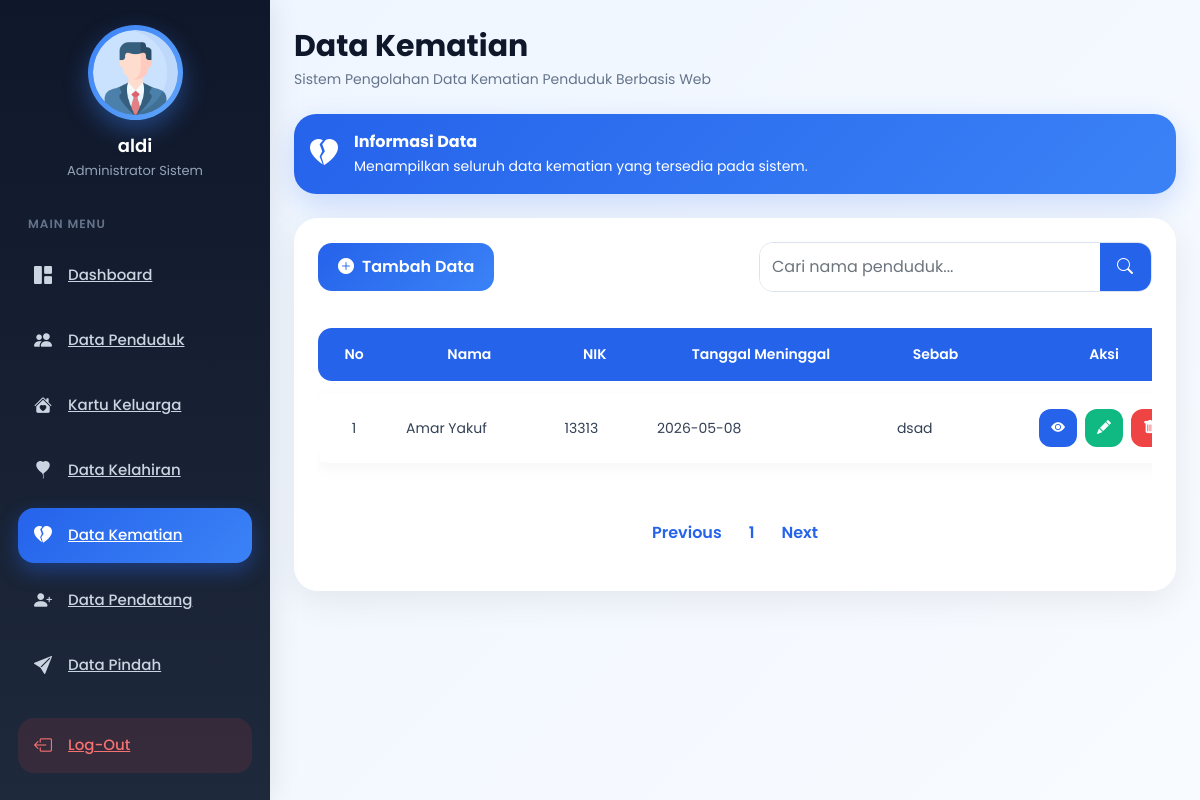
Page /kematian.php (signed in) on the earlier database version.
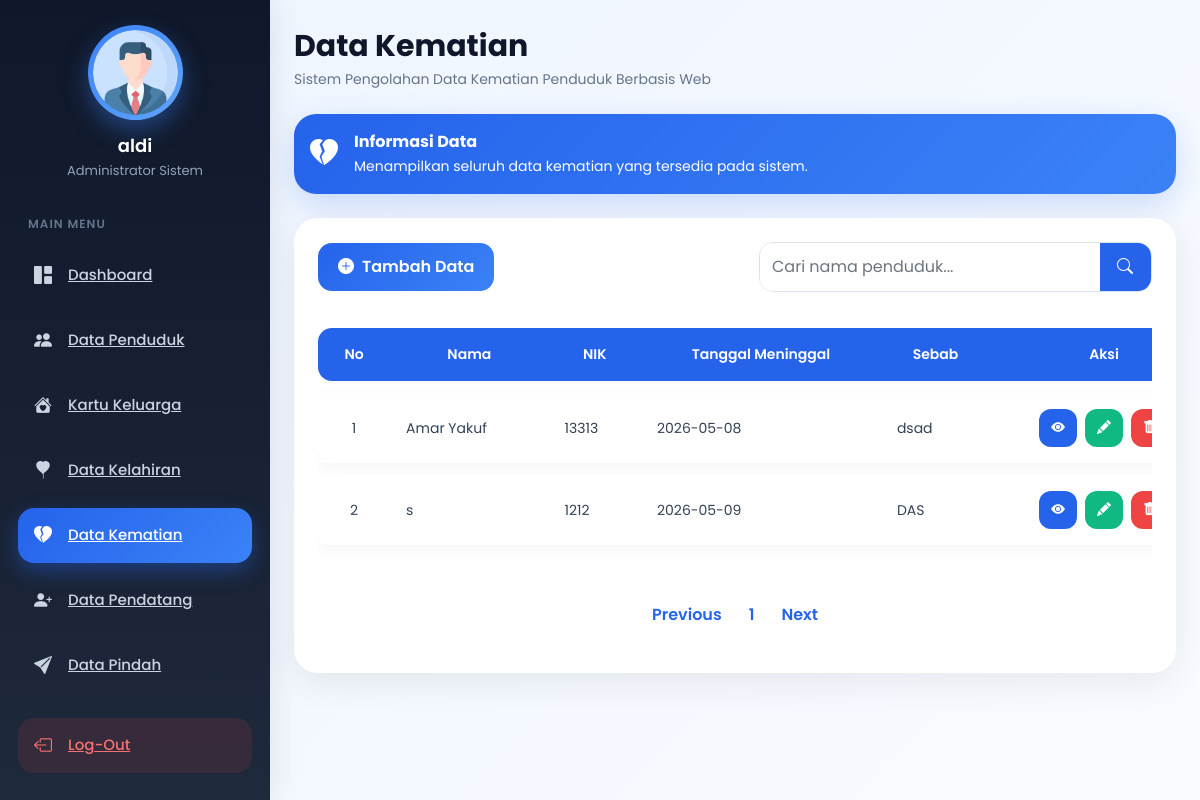
Same page on the later database version.
### tables this page shows
CREATE TABLE `kematian` (
  `id` int(11) NOT NULL,
  `nama` varchar(100) NOT NULL,
  `nik` varchar(30) NOT NULL,
  `tempat` varchar(100) NOT NULL,
  `tanggal` date NOT NULL,
  `agama` varchar(50) NOT NULL,
  `kelamin` varchar(30) NOT NULL,
  `wafat` date NOT NULL,
  `sebab` text NOT NULL
);

### kematian.php (the view, shortened to what this page needs)
<?php
include 'sidebar.php';
include 'connection.php';
?>
<!DOCTYPE html>
<html lang="en">
<head>
    <link href="https://cdn.jsdelivr.net/npm/bootstrap@5.0.2/dist/css/bootstrap.min.css" rel="stylesheet">
    <link rel="stylesheet" href="https://cdn.jsdelivr.net/npm/bootstrap-icons@1.11.3/font/bootstrap-icons.css">
</head>
<body>
<div class="p-4" id="main-content">
    <div class="d-flex justify-content-between align-items-center flex-wrap gap-3 mb-4">
        <div>
            <div class="page-title">
                Data Kematian
            </div>
            <div class="page-subtitle">
                Sistem Pengolahan Data Kematian Penduduk Berbasis Web
            </div>
        </div>
    </div>
    <div class="card info-card mb-4">
        <div class="card-body d-flex align-items-center gap-3">
            <i class="bi bi-heartbreak-fill fs-3"></i>
            <div>
                <div class="fw-bold">
                    Informasi Data
                </div>
                <small>
                    Menampilkan seluruh data kematian yang tersedia pada sistem.
                </small>
            </div>
        </div>
    </div>
    <div class="card main-card">
        <div class="card-body p-4">
            <div class="d-flex justify-content-between align-items-center flex-wrap gap-3 mb-4">
                <a href="tambah_kematian.php" class="btn-add">
                    <i class="bi bi-plus-circle-fill"></i>
                    Tambah Data
                </a>
                <form action="" method="GET" class="w-auto">
                    <div class="input-group search-box">
                        <input
                            type="text"
                            class="form-control"
                            placeholder="Cari nama penduduk..."
                            name="cari"
                        >
                        <button type="submit">
                            <i class="bi bi-search"></i>
                        </button>
                    </div>
                </form>
            </div>
            <div class="table-responsive">
                <table class="table align-middle">
                    <thead>
                        <tr>
                            <th>No</th>
                            <th>Nama</th>
                            <th>NIK</th>
                            <th>Tanggal Meninggal</th>
                            <th>Sebab</th>
                            <th class="text-center">Aksi</th>
                        </tr>
                    </thead>
                    <tbody>
                    <?php
                    $batas = 5;
                    $halaman = isset($_GET['halaman']) ? (int)$_GET['halaman'] : 1;
                    $halaman_awal = ($halaman > 1) ? ($halaman * $batas) - $batas : 0;
                    $previous = $halaman - 1;
                    $next = $halaman + 1;
                    $baris = mysqli_query($kon, "SELECT * FROM kematian");
                    $jumlah_data = mysqli_num_rows($baris);
                    $total_halaman = ceil($jumlah_data / $batas);
                    $no = $halaman_awal + 1;
                    if(isset($_GET['cari'])){
                        $cari = $_GET['cari'];
                        $data = mysqli_query(
                            $kon,
                            "SELECT * FROM kematian
                            WHERE nama LIKE '%".$cari."%'"
                        );
                    } else {
                        $data = mysqli_query(
                            $kon,
                            "SELECT * FROM kematian
                            LIMIT $halaman_awal, $batas"
                        );
                    }
                    while($d = mysqli_fetch_array($data)){
                    ?>
                    <tr>
                        <td class="fw-semibold text-center">
                            <?= $no++; ?>
                        </td>
                        <td>
                            <div class="fw-semibold">
                                <?= $d['nama']; ?>
                            </div>
                        </td>
                        <td><?= $d['nik']; ?></td>
                        <td><?= $d['wafat']; ?></td>
                        <td><?= $d['sebab']; ?></td>
                        <td class="text-center">
                            <div class="action-group">
                                <a
                                    href="detail_kematian.php?id=<?= $d['id']; ?>"
                                    class="action-btn btn-detail"
                                >
                                    <i class="bi bi-eye-fill"></i>
                                </a>
                                <a
                                    href="form_edit_kematian.php?id=<?= $d['id']; ?>"
                                    class="action-btn btn-edit"
                                >
                                    <i class="bi bi-pencil-fill"></i>
                                </a>
                                <a
                                    href="delete_kematian.php?id=<?= $d['id']; ?>"
                                    class="action-btn btn-delete alert_notif"
                                >
                                    <i class="bi bi-trash-fill"></i>
                                </a>
                            </div>
                        </td>
                    </tr>
                    <?php } ?>
                    </tbody>
                </table>
            </div>
            <nav class="mt-4">
                <ul class="pagination justify-content-center">
                    <li class="page-item">
                        <a
                            class="page-link"
                            <?php if($halaman > 1){ ?>
                            href="?halaman=<?= $previous ?>"
                            <?php } ?>
                        >
                            Previous
                        </a>
                    </li>
                    <?php for($x = 1; $x <= $total_halaman; $x++){ ?>
                        <li class="page-item">
                            <a class="page-link" href="?halaman=<?= $x ?>">
                                <?= $x ?>
                            </a>
                        </li>
                    <?php } ?>
                    <li class="page-item">
                        <a
                            class="page-link"
                            <?php if($halaman < $total_halaman){ ?>
                            href="?halaman=<?= $next ?>"
                            <?php } ?>
                        >
                            Next
                        </a>
                    </li>
                </ul>
            </nav>
        </div>
    </div>
</div>
</body>
</html>

### sidebar.php (shortened to what this page needs)
<?php
$username = $_SESSION['username'];
$current_page = basename($_SERVER['PHP_SELF']);
?>
<!DOCTYPE html>
<html lang="en">
<head>
  <link rel="stylesheet"
    href="https://stackpath.bootstrapcdn.com/bootstrap/5.0.0-alpha2/css/bootstrap.min.css" />
  <link rel="stylesheet"
    href="https://cdn.jsdelivr.net/npm/bootstrap-icons@1.11.3/font/bootstrap-icons.min.css" />
</head>
<body>
  <div class="sidebar" id="sidebar">
    <div class="profile">
      <img src="img/profile.png" alt="Profile">
      <h5>
        <?= htmlspecialchars($username); ?>
      </h5>
      <p>Administrator Sistem</p>
    </div>
    <div class="menu-title">
      MAIN MENU
    </div>
    <div class="menu">
      <a href="profile.php"
        class="<?= ($current_page == 'profile.php') ? 'active' : ''; ?>">
        <i class="bi bi-grid-1x2-fill"></i>
        <span>Dashboard</span>
      </a>
      <a href="penduduk.php"
        class="<?= ($current_page == 'penduduk.php') ? 'active' : ''; ?>">
        <i class="bi bi-people-fill"></i>
        <span>Data Penduduk</span>
      </a>
      <a href="keluarga.php"
        class="<?= ($current_page == 'keluarga.php') ? 'active' : ''; ?>">
        <i class="bi bi-house-heart-fill"></i>
        <span>Kartu Keluarga</span>
      </a>
      <a href="kelahiran.php"
        class="<?= ($current_page == 'kelahiran.php') ? 'active' : ''; ?>">
        <i class="bi bi-balloon-heart-fill"></i>
        <span>Data Kelahiran</span>
      </a>
      <a href="kematian.php"
        class="<?= ($current_page == 'kematian.php') ? 'active' : ''; ?>">
        <i class="bi bi-heartbreak-fill"></i>
        <span>Data Kematian</span>
      </a>
      <a href="pendatang.php"
        class="<?= ($current_page == 'pendatang.php') ? 'active' : ''; ?>">
        <i class="bi bi-person-plus-fill"></i>
        <span>Data Pendatang</span>
      </a>
      <a href="pindah.php"
        class="<?= ($current_page == 'pindah.php') ? 'active' : ''; ?>">
        <i class="bi bi-send-fill"></i>
        <span>Data Pindah</span>
      </a>
      <a href="logout.php" class="logout">
        <i class="bi bi-box-arrow-left"></i>
        <span>Log-Out</span>
      </a>
    </div>
  </div>
</body>
</html>

### sidebar.php (style rules this page uses)
* { margin: 0; padding: 0; box-sizing: border-box; }
body { font-family: 'Poppins', sans-serif; background: #f4f7fc; overflow-x: hidden; }
a { text-decoration: none; }
.sidebar { width: 270px; height: 100vh; position: fixed; top: 0; left: 0; background: linear-gradient(180deg, #0f172a, #1e293b); padding: 25px 18px; overflow-y: auto; box-shadow: 0 0 30px rgba(0, 0, 0, 0.1); z-index: 1000; transition: .3s ease; }
.profile { text-align: center; margin-bottom: 35px; }
.profile img { width: 95px; height: 95px; border-radius: 50%; padding: 5px; background: linear-gradient(135deg, #3b82f6, #60a5fa); box-shadow: 0 10px 25px rgba(59, 130, 246, 0.4); margin-bottom: 15px; }
.profile h5 { color: white; font-size: 18px; font-weight: 600; margin-bottom: 4px; word-break: break-word; }
.profile p { color: #94a3b8; font-size: 13px; }
.menu-title { color: #64748b; font-size: 12px; font-weight: 600; letter-spacing: 1px; margin-bottom: 15px; padding-left: 10px; }
.menu { display: flex; flex-direction: column; gap: 10px; }
.menu a { display: flex; align-items: center; gap: 14px; padding: 14px 16px; border-radius: 16px; color: #cbd5e1; font-size: 15px; font-weight: 500; transition: all 0.3s ease; }
.menu a i { font-size: 18px; min-width: 20px; }
.menu a.active { background: linear-gradient(135deg, #2563eb, #3b82f6); color: white; box-shadow: 0 8px 20px rgba(37, 99, 235, 0.4); }
.logout { margin-top: 15px; background: rgba(239, 68, 68, 0.12); color: #f87171 !important; }
#main-content { margin-left: 270px; padding: 30px; transition: .3s; }

### kematian.php (style rules this page uses)
* { font-family: 'Poppins', sans-serif; }
body { background: linear-gradient(135deg, #eef5ff, #f8fbff); min-height: 100vh; overflow-x: hidden; }
#main-content { transition: .3s; }
.page-title { font-size: 30px; font-weight: 700; color: #0f172a; }
.page-subtitle { color: #64748b; font-size: 14px; }
.info-card { border: none; border-radius: 22px; background: linear-gradient(135deg, #2563eb, #3b82f6); color: white; box-shadow: 0 10px 30px rgba(37,99,235,.2); }
.main-card { border: none; border-radius: 24px; background: rgba(255,255,255,.95); backdrop-filter: blur(10px); box-shadow: 0 10px 35px rgba(0,0,0,.07); }
.btn-add { background: linear-gradient(135deg, #2563eb, #3b82f6); border: none; color: white; padding: 12px 20px; border-radius: 14px; font-weight: 600; transition: .3s; text-decoration: none; display: inline-flex; align-items: center; gap: 8px; }
.search-box { border-radius: 14px; overflow: hidden; border: 1px solid #dbe4ee; background: white; }
.search-box input { border: none; padding: 12px; }
.search-box button { border: none; background: #2563eb; color: white; padding: 0 18px; }
.table { border-collapse: separate; border-spacing: 0 12px; min-width: 900px; }
.table thead th { background: #2563eb; color: white; border: none; padding: 16px; font-size: 14px; font-weight: 600; text-align: center; white-space: nowrap; }
.table thead th:first-child { border-top-left-radius: 14px; border-bottom-left-radius: 14px; }
.table thead th:last-child { border-top-right-radius: 14px; border-bottom-right-radius: 14px; }
.table tbody tr { background: white; box-shadow: 0 5px 15px rgba(0,0,0,.04); transition: .3s; }
.table tbody td { padding: 16px; vertical-align: middle; border: none; font-size: 14px; color: #334155; }
.table tbody td:first-child { border-top-left-radius: 14px; border-bottom-left-radius: 14px; }
.table tbody td:last-child { border-top-right-radius: 14px; border-bottom-right-radius: 14px; }
.action-group { display: flex; justify-content: center; gap: 8px; flex-wrap: wrap; }
.action-btn { width: 38px; height: 38px; border-radius: 12px; display: inline-flex; align-items: center; justify-content: center; color: white; transition: .3s; text-decoration: none; }
.btn-detail { background: #2563eb; }
.btn-edit { background: #10b981; }
.btn-delete { background: #ef4444; }
.pagination .page-link { border: none; margin: 0 4px; border-radius: 10px; color: #2563eb; font-weight: 600; }

Differences in the rows shown:
added kematian: nama "s", nik "1212", wafat "2026-05-09", sebab "DAS"
